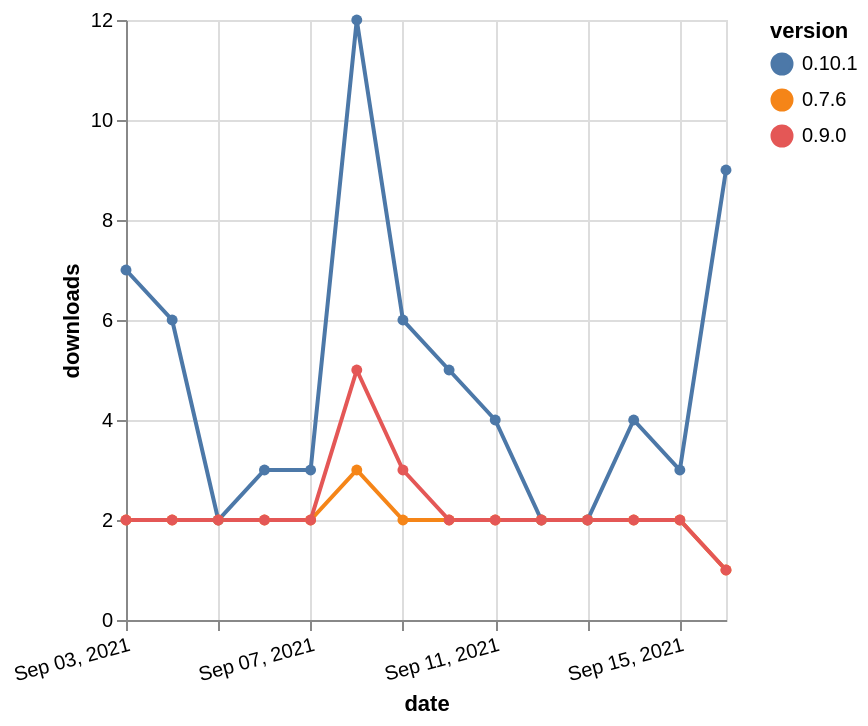

Here is the Vega-Lite specification saved for this chart:
### Vega-Lite specification from a JSON file in a GitHub repository (floating-point values rounded to 4 significant figures)
{"$schema": "https://vega.github.io/schema/vega-lite/v5.json", "description": "A simple bar chart with embedded data.", "data": {"values": [{"date": "2021-09-03", "total": 14841, "delta": 7, "version": "0.10.1"}, {"date": "2021-09-04", "total": 14847, "delta": 6, "version": "0.10.1"}, {"date": "2021-09-05", "total": 14849, "delta": 2, "version": "0.10.1"}, {"date": "2021-09-06", "total": 14852, "delta": 3, "version": "0.10.1"}, {"date": "2021-09-07", "total": 14855, "delta": 3, "version": "0.10.1"}, {"date": "2021-09-08", "total": 14867, "delta": 12, "version": "0.10.1"}, {"date": "2021-09-09", "total": 14873, "delta": 6, "version": "0.10.1"}, {"date": "2021-09-10", "total": 14878, "delta": 5, "version": "0.10.1"}, {"date": "2021-09-11", "total": 14882, "delta": 4, "version": "0.10.1"}, {"date": "2021-09-12", "total": 14884, "delta": 2, "version": "0.10.1"}, {"date": "2021-09-13", "total": 14886, "delta": 2, "version": "0.10.1"}, {"date": "2021-09-14", "total": 14890, "delta": 4, "version": "0.10.1"}, {"date": "2021-09-15", "total": 14893, "delta": 3, "version": "0.10.1"}, {"date": "2021-09-16", "total": 14902, "delta": 9, "version": "0.10.1"}, {"date": "2021-09-03", "total": 2952, "delta": 2, "version": "0.7.6"}, {"date": "2021-09-04", "total": 2954, "delta": 2, "version": "0.7.6"}, {"date": "2021-09-05", "total": 2956, "delta": 2, "version": "0.7.6"}, {"date": "2021-09-06", "total": 2958, "delta": 2, "version": "0.7.6"}, {"date": "2021-09-07", "total": 2960, "delta": 2, "version": "0.7.6"}, {"date": "2021-09-08", "total": 2963, "delta": 3, "version": "0.7.6"}, {"date": "2021-09-09", "total": 2965, "delta": 2, "version": "0.7.6"}, {"date": "2021-09-10", "total": 2967, "delta": 2, "version": "0.7.6"}, {"date": "2021-09-11", "total": 2969, "delta": 2, "version": "0.7.6"}, {"date": "2021-09-12", "total": 2971, "delta": 2, "version": "0.7.6"}, {"date": "2021-09-13", "total": 2973, "delta": 2, "version": "0.7.6"}, {"date": "2021-09-14", "total": 2975, "delta": 2, "version": "0.7.6"}, {"date": "2021-09-15", "total": 2977, "delta": 2, "version": "0.7.6"}, {"date": "2021-09-16", "total": 2978, "delta": 1, "version": "0.7.6"}, {"date": "2021-09-03", "total": 6061, "delta": 2, "version": "0.9.0"}, {"date": "2021-09-04", "total": 6063, "delta": 2, "version": "0.9.0"}, {"date": "2021-09-05", "total": 6065, "delta": 2, "version": "0.9.0"}, {"date": "2021-09-06", "total": 6067, "delta": 2, "version": "0.9.0"}, {"date": "2021-09-07", "total": 6069, "delta": 2, "version": "0.9.0"}, {"date": "2021-09-08", "total": 6074, "delta": 5, "version": "0.9.0"}, {"date": "2021-09-09", "total": 6077, "delta": 3, "version": "0.9.0"}, {"date": "2021-09-10", "total": 6079, "delta": 2, "version": "0.9.0"}, {"date": "2021-09-11", "total": 6081, "delta": 2, "version": "0.9.0"}, {"date": "2021-09-12", "total": 6083, "delta": 2, "version": "0.9.0"}, {"date": "2021-09-13", "total": 6085, "delta": 2, "version": "0.9.0"}, {"date": "2021-09-14", "total": 6087, "delta": 2, "version": "0.9.0"}, {"date": "2021-09-15", "total": 6089, "delta": 2, "version": "0.9.0"}, {"date": "2021-09-16", "total": 6090, "delta": 1, "version": "0.9.0"}]}, "width": "container", "mark": {"type": "line", "point": {"filled": true}}, "encoding": {"x": {"field": "date", "type": "temporal", "timeUnit": "yearmonthdate", "title": "date", "axis": {"labelAngle": -15}}, "y": {"field": "delta", "type": "quantitative", "title": "downloads"}, "color": {"field": "version", "type": "nominal"}, "tooltip": {"field": "delta"}}}
